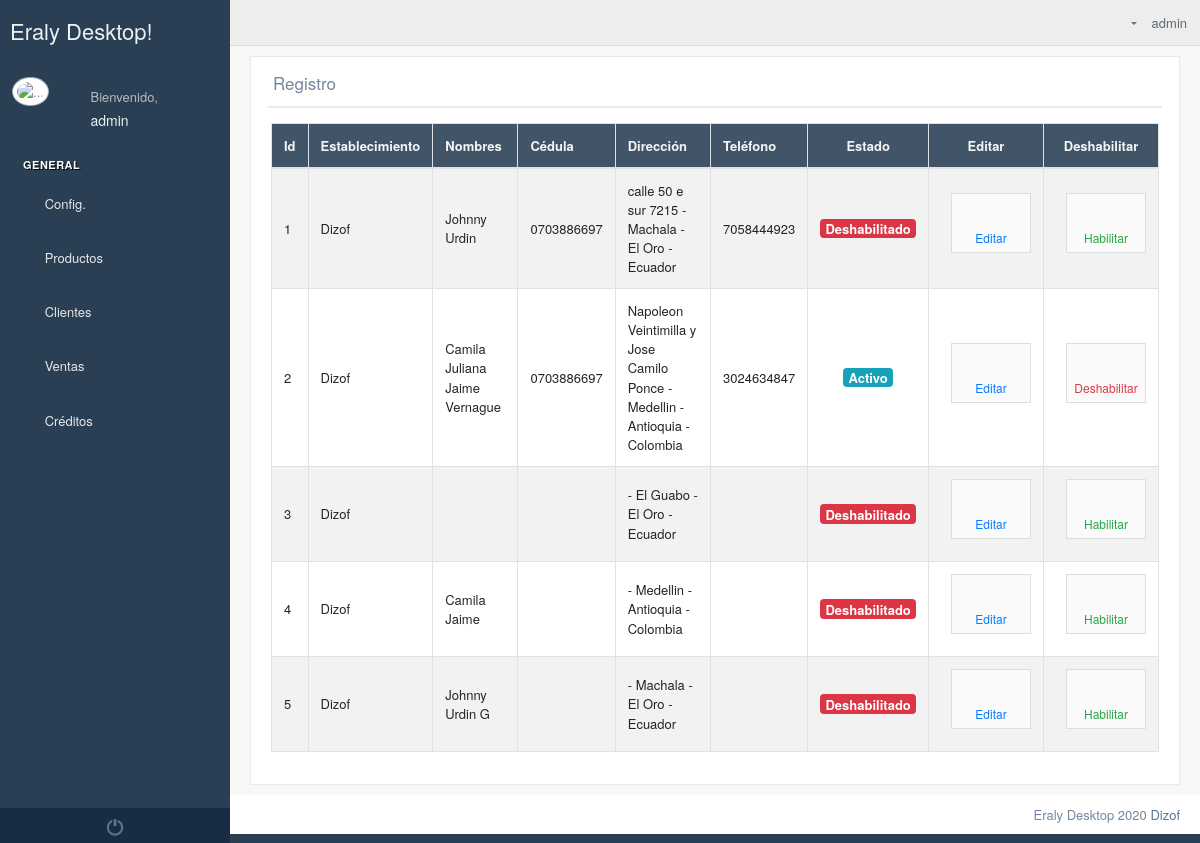
The page /clients/0/ (signed in) on the database as committed earlier.
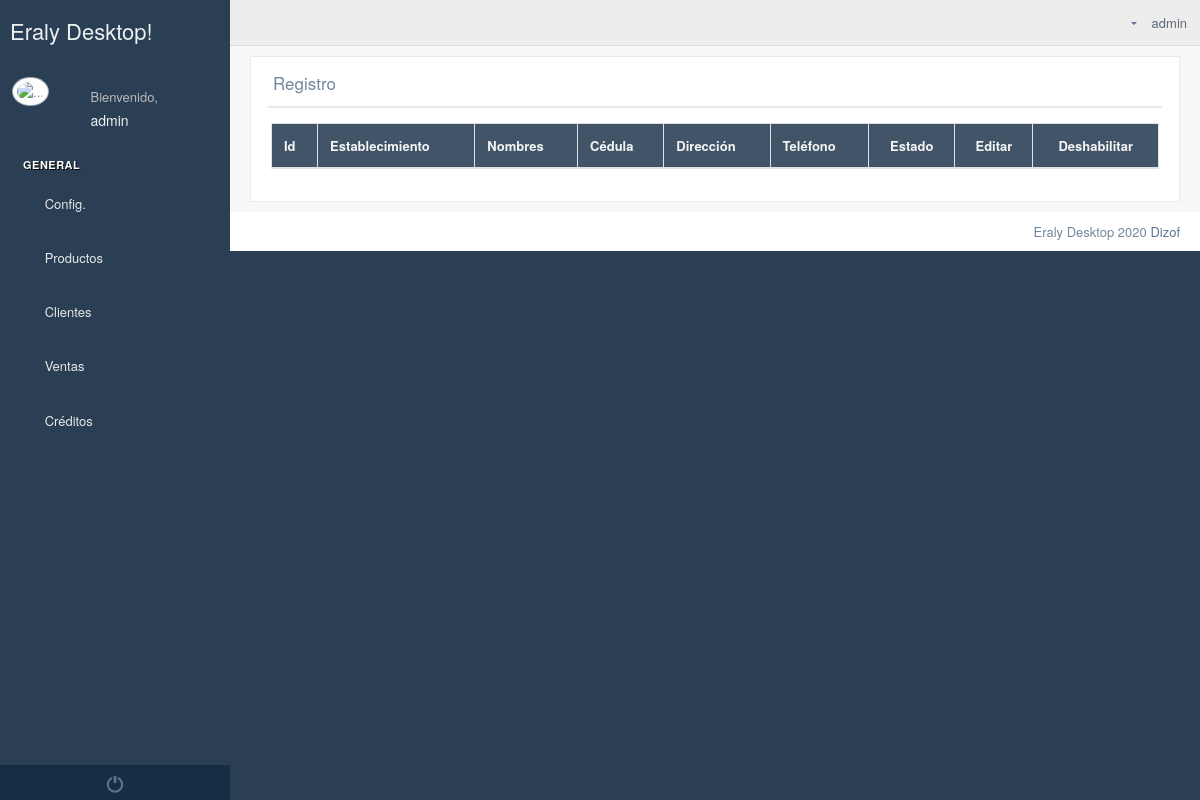
The same page on the database as committed later.
### Personas/models.py (models this page shows, shortened)
class Clientes(models.Model):
    establecimiento=models.ForeignKey(Establecimiento, on_delete=models.CASCADE,null=True,blank=True)
    cedula=models.CharField(max_length=13)
    nombres=models.CharField(max_length=60)
    apellidos=models.CharField(max_length=60)
    direccion=models.CharField(max_length=60)
    ciudad=models.ForeignKey(Ciudad, on_delete=models.CASCADE)
    telefono=models.CharField(max_length=13,null=True,blank=True)
    celular=models.CharField(max_length=13,null=True,blank=True)
    estado=models.BooleanField(default=True)

### Empresa/models.py (models this page shows, shortened)
class Establecimiento(models.Model):
    logo=models.ImageField(upload_to="logos/establecimientos",null=True,blank=True)
    banner=models.ImageField(upload_to="banner/establecimientos",null=True,blank=True)
    pie_pagina=models.ImageField(upload_to="pie/establecimientos",null=True,blank=True)
    cabecera_tienda=models.ImageField(upload_to="logos/tienda",null=True,blank=True)
    color_encabezado_documentos=models.CharField(max_length=40, default="#ffffff")
    usuario=models.ForeignKey(User,on_delete=models.CASCADE)
    ruc=models.CharField(max_length=13)
    nombreComercial=models.CharField(max_length=60)
    representateLegal=models.CharField(max_length=60)
    slug = models.SlugField(max_length=255, unique=True, blank=True)
    descripcion = RichTextUploadingField(null=True, blank=True)
    ubicacion_gps = models.CharField(max_length=300,null=True,blank=True)
    correo_electronico=models.EmailField(max_length=600,null=True,blank=True)
    web=models.CharField(max_length=400,null=True,blank=True)
    facebook=models.CharField(max_length=400,null=True,blank=True)
    instagram=models.CharField(max_length=400, null=True, blank=True)
    youtube = models.CharField(max_length=400,null=True,blank=True)
    def __str__(self):
        if self.nombreComercial:
            return self.nombreComercial
        else:
            return self.representateLegal

### Home/models.py (models this page shows)
class Ciudad(models.Model):
    provincia=models.ForeignKey(Provincia,on_delete=models.CASCADE)
    nombre = models.CharField(max_length=60)
    def __str__(self):
        return self.nombre

class Provincia(models.Model):
    pais=models.ForeignKey(Pais,on_delete=models.CASCADE)
    nombre=models.CharField(max_length=60)
    def __str__(self):
        return self.nombre

class Pais(models.Model):
    nombre=models.CharField(max_length=60)
    def __str__(self):
        return self.nombre

### Personas/views.py (the view, shortened to what this page needs)
# urls.py: path("clients/<int:id>/",registroCLientes),
def registroCLientes(request,id=0):
    contexto={
        'clientes':Clientes.objects.filter(establecimiento__usuario=request.user),
        'provincias':Provincia.objects.all(),
        'establecimientos':Establecimiento.objects.filter(usuario=request.user),
    }
    return render(request, 'personas/clientes.html',contexto)

### templates/personas/clientes.html (shortened to what the changed rows need)
{% extends 'Home/index2.html' %}
{% block contenido_index %}
    {%  load static %}
    <div class="">
        <div class="row">
            <div class="col-md-12 col-sm-12 ">
                <div class="x_panel">
                    <div class="x_title">
                        <h2>Registro <small>de Clientes</small></h2>
                    </div>
                    <div class="x_content">
                        <div class="row">
                            <div class="col-sm-12">
                                <div class="card-box table-responsive">
                                    <table id="clientes" class="table table-striped table-bordered" style="width:100%">
                                        <thead style="background-color: #415468; color: whitesmoke">
                                        <tr>
                                            <th>Id</th>
                                            <th>Establecimiento</th>
                                            <th>Nombres</th>
                                            <th>Cédula</th>
                                            <th>Dirección</th>
                                            <th>Teléfono</th>
                                            <th style="text-align: center">Estado</th>
                                            <th style="text-align: center">Editar</th>
                                            <th style="text-align: center">Deshabilitar</th>
                                        </tr>
                                        </thead>
                                        <tbody>
                                        {% for cliente in clientes %}
                                            <tr>
                                                <td style="vertical-align: middle">{{ cliente.id }}</td>
                                                <td style="vertical-align: middle">{{ cliente.establecimiento }}</td>
                                                <td style="vertical-align: middle">{{ cliente.nombres }} {{  cliente.apellidos }}</td>
                                                <td style="vertical-align: middle">{{ cliente.cedula }}</td>
                                                <td style="vertical-align: middle">{{ cliente.direccion }} - {{ cliente.ciudad }} - {{ cliente.ciudad.provincia }} - {{ cliente.ciudad.provincia.pais }}</td>
                                                <td style="vertical-align: middle">{{ cliente.telefono }}</td>
                                                <td style="text-align: center; vertical-align: middle">{% if cliente.estado %}
                                                    <span class="badge badge-info" style="font-size: 13px">Activo</span>
                                                {% else %}
                                                    <span class="badge badge-danger" style="font-size: 13px">Deshabilitado</span>
                                                {% endif %}</td>
                                                <td style="text-align: center; font-size: 18px; vertical-align: middle">
                                                    <a href="#" data-id="{{ cliente.id }}"
                                                       data-establecimiento="{{ cliente.establecimiento_id }}"
                                                       data-ciudad="{{ cliente.ciudad_id }}"
                                                       data-nombres="{{ cliente.nombres }}"
                                                       data-cedula="{{ cliente.cedula }}"
                                                       data-apellidos="{{ cliente.apellidos }}"
                                                       data-direccion="{{ cliente.direccion }}"
                                                       data-celular="{{ cliente.celular }}"
                                                       data-telefono="{{ cliente.telefono }}"
                                                       data-toggle="modal" data-target="#modificar" class="text-primary modificar btn btn-app">
                                                        <i data-toggle="tooltip"  data-placement="top" title="" data-original-title="Editar" class="fa fa-edit"></i>Editar
                                                    </a>
                                                </td>
                                                <td style="text-align: center; font-size: 18px; vertical-align: middle">
                                                    {% if cliente.estado %}
                                                        <a href="" class="text-danger eliminar btn btn-app" data-id="{{ cliente.id }}" data-toggle="modal" data-target="#eliminar">
                                                            <i data-toggle="tooltip"  data-placement="top" title="" data-original-title="Eliminar" class="fa fa-trash"></i>Deshabilitar</a>
                                                    {% else %}
                                                        <a href="/clients/disable/{{ cliente.id }}/" class="text-success btn btn-app">
                                                            <i data-toggle="tooltip"  data-placement="top" title="" data-original-title="Habilitar Usuario" class="fa fa-check-circle"></i>Habilitar</a>
                                                    {% endif %}
                                                </td>
                                            </tr>
                                        {% endfor %}
                                        </tbody>
                                    </table>
                                </div>
                            </div>
                        </div>
                    </div>
                </div>
            </div>
        </div>
    </div>
{% endblock %}
{% block script_index %}
    <link rel="stylesheet" href="{% static 'select2/css/select2.min.css' %}">
{% endblock %}

Rows that differ between the two databases and show on the page:
removed Clientes: id "1", establecimiento "Dizof", nombres "Johnny", apellidos "Urdin", cedula "0703886697", direccion "calle 50 e sur 7215", ciudad "Machala", ciudad.provincia "El Oro", ciudad.provincia.pais "Ecuador", telefono "7058444923", estado "Deshabilitado"
removed Clientes: id "2", establecimiento "Dizof", nombres "Camila Juliana", apellidos "Jaime Vernague", cedula "0703886697", direccion "Napoleon Veintimilla y Jose Camilo Ponce", ciudad "Medellin", ciudad.provincia "Antioquia", ciudad.provincia.pais "Colombia", telefono "3024634847", estado "Activo"
removed Clientes: id "3", establecimiento "Dizof", ciudad "El Guabo", ciudad.provincia "El Oro", ciudad.provincia.pais "Ecuador", estado "Deshabilitado"
removed Clientes: id "4", establecimiento "Dizof", nombres "Camila", apellidos "Jaime", ciudad "Medellin", ciudad.provincia "Antioquia", ciudad.provincia.pais "Colombia", estado "Deshabilitado"
removed Clientes: id "5", establecimiento "Dizof", nombres "Johnny", apellidos "Urdin G", ciudad "Machala", ciudad.provincia "El Oro", ciudad.provincia.pais "Ecuador", estado "Deshabilitado"
